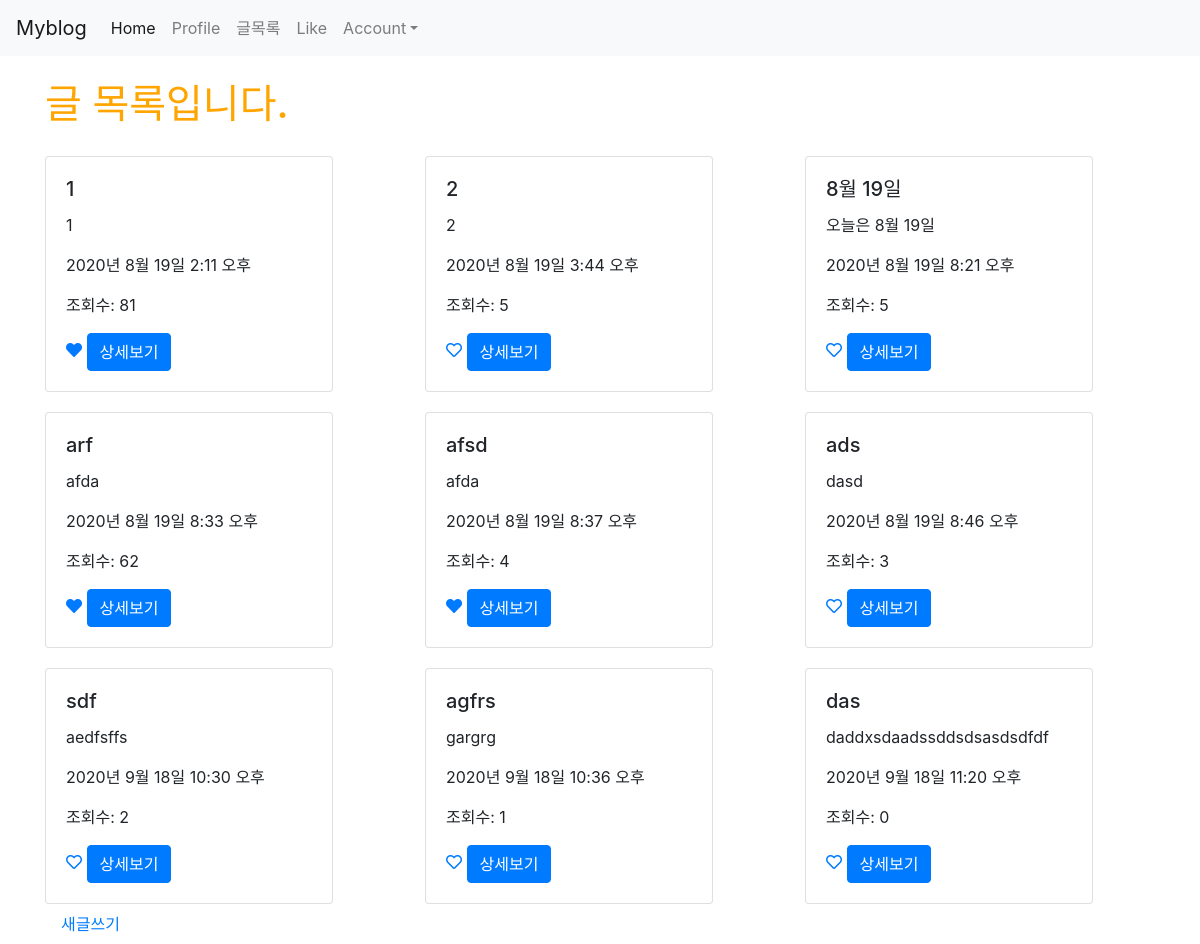
The page /posts/ (signed in) on the database as committed earlier.
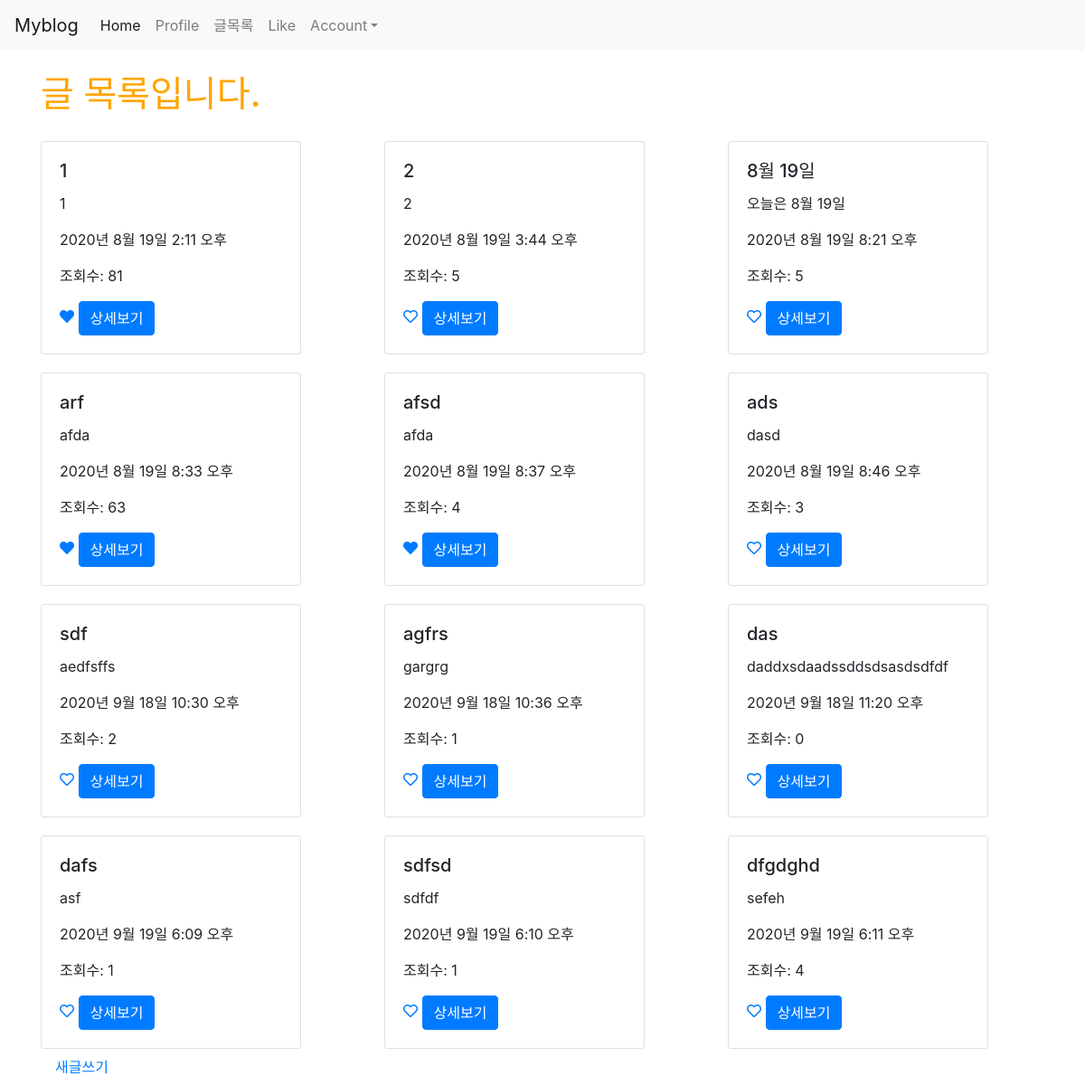
The same page on the database as committed later.
### posts/models.py (models this page shows)
class Post(models.Model):
    title = models.CharField(max_length=50, null=False)
    content = models.TextField()
    writer = models.ForeignKey(User, on_delete = models.CASCADE, null=True)
    view_count = models.IntegerField(default = 0)
    created_at = models.DateTimeField(auto_now_add = True)
    updated_at = models.DateTimeField(auto_now = True)
    image = models.ImageField(upload_to='images/', null=True)
    like_user_set = models.ManyToManyField(User, blank=True, related_name="like_user_set", through="Like")
    like_count = models.IntegerField(default = 0)
    @property
    def like_count(self):
        return self.like_user_set.count()

### posts/views.py (the view)
# urls.py: path('', views.main, name="main"),
def main(request):
    posts = Post.objects.all()
    return render(request, 'posts/main.html', {'posts': posts})

### posts/templates/posts/main.html
{% extends 'base.html' %}
{% load static %}
{% block content %}
{% if user.is_authenticated %}
<div class="container">
  <h1>글 목록입니다.</h1>
    <div class="row">
        {% for post in posts %}
        <div class="col-md-4 col-12">
            <div class="card" style="width: 18rem; margin-top: 20px;">
                <div class="card-body">
                    <h5 class="card-title">{{ post.title }}</h5>
                    <p class="card-text">{{ post.content }}</p>
                    <p>{{ post.created_at }}</p>
                    <p>조회수: {{ post.view_count }} </p>
                    <a href="{% url 'posts:post_like' post.id %}">
                        {% if user in post.like_user_set.all %}
                            <i class="fas fa-heart"></i>
                        {% else %}
                            <i class="far fa-heart"></i>
                        {% endif %}
                    </a>
                    <a href="{% url 'posts:show' post.id %}" class="btn btn-primary">상세보기</a>
                </div>
            </div>
        </div>
        {% endfor %}
    </div>
    <a class="nav-link" href="{% url 'posts:new' %}">새글쓰기</a>
</div>
{% else %}
  <h3>로그인 후 이용이 가능합니다.</h3>
    <a href="{% url 'account_login' %}" class="btn btn-warning">로그인</a>
    <a href="{% url 'account_signup' %}" class="btn btn-warning">회원가입</a>
{% endif %}
{% endblock %}

Rows that differ between the two databases and show on the page:
changed Post "arf": view_count "62" → "63"
added Post: title "dafs", content "asf", created_at "2020년 9월 19일 6:09 오후", view_count "1"
added Post: title "sdfsd", content "sdfdf", created_at "2020년 9월 19일 6:10 오후", view_count "1"
added Post: title "dfgdghd", content "sefeh", created_at "2020년 9월 19일 6:11 오후", view_count "4"
